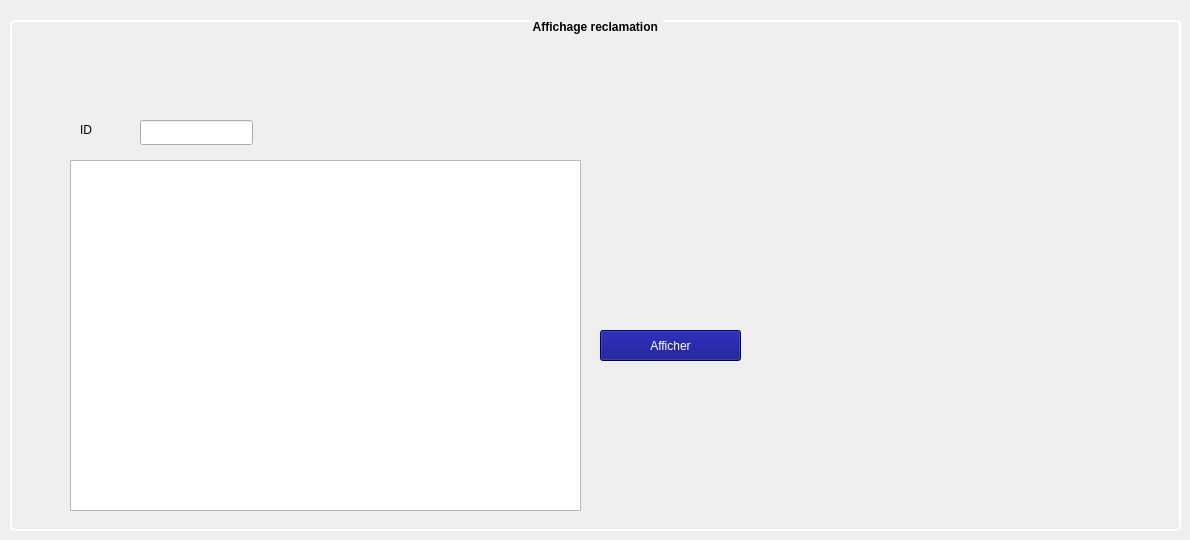
      <widget class="QWidget" name="tab_9">
       <attribute name="title">
        <string>Afficher</string>
       </attribute>
       <widget class="QPushButton" name="afficher_reclam">
        <property name="geometry">
         <rect>
          <x>600</x>
          <y>330</y>
          <width>141</width>
          <height>31</height>
         </rect>
        </property>
        <property name="styleSheet">
         <string notr="true">color: rgb(255, 255, 255);
background-color: rgb(0, 0, 127);
</string>
        </property>
        <property name="text">
         <string>Afficher</string>
        </property>
       </widget>
       <widget class="QLabel" name="photo5">
        <property name="geometry">
         <rect>
          <x>820</x>
          <y>10</y>
          <width>211</width>
          <height>181</height>
         </rect>
        </property>
        <property name="text">
         <string/>
        </property>
       </widget>
       <widget class="QGroupBox" name="groupBox_7">
        <property name="geometry">
         <rect>
          <x>10</x>
          <y>20</y>
          <width>1171</width>
          <height>511</height>
         </rect>
        </property>
        <property name="styleSheet">
         <string notr="true">/*color: rgb(0, 0, 127);*/

QGroupBox {
	
   font: 10pt &quot;MS Shell Dlg 2&quot;;
font: bold;
text-align:center;
    border: 2px solid white;
    border-radius: 5px;
    margin-top: 1ex;
}

QGroupBox::title {
 
    subcontrol-position: top center; /* position at the top center */
  
}</string>
        </property>
        <property name="title">
         <string>Affichage reclamation </string>
        </property>
        <widget class="QLabel" name="update_label">
         <property name="geometry">
          <rect>
           <x>760</x>
           <y>240</y>
           <width>251</width>
           <height>201</height>
          </rect>
         </property>
         <property name="text">
          <string/>
         </property>
        </widget>
        <widget class="QLabel" name="label_b8">
         <property name="geometry">
          <rect>
           <x>10</x>
           <y>40</y>
           <width>1151</width>
           <height>461</height>
          </rect>
         </property>
         <property name="text">
          <string/>
         </property>
        </widget>
        <widget class="QListView" name="listView">
         <property name="geometry">
          <rect>
           <x>60</x>
           <y>140</y>
           <width>511</width>
           <height>351</height>
          </rect>
         </property>
        </widget>
        <widget class="QLineEdit" name="Id_recl_3">
         <property name="geometry">
          <rect>
           <x>130</x>
           <y>100</y>
           <width>113</width>
           <height>25</height>
          </rect>
         </property>
        </widget>
        <widget class="QLabel" name="label_28">
         <property name="geometry">
          <rect>
           <x>70</x>
           <y>100</y>
           <width>31</width>
           <height>20</height>
          </rect>
         </property>
         <property name="styleSheet">
          <string notr="true">border:none;
border-bottom:1px solid #707172;
background: transparent;QLabel {
font-weight: bold;
font-size: 15px;
}</string>
         </property>
         <property name="text">
          <string>ID</string>
         </property>
        </widget>
        <zorder>label_b8</zorder>
        <zorder>update_label</zorder>
        <zorder>listView</zorder>
        <zorder>Id_recl_3</zorder>
        <zorder>label_28</zorder>
       </widget>
       <zorder>groupBox_7</zorder>
       <zorder>afficher_reclam</zorder>
       <zorder>photo5</zorder>
      </widget>
